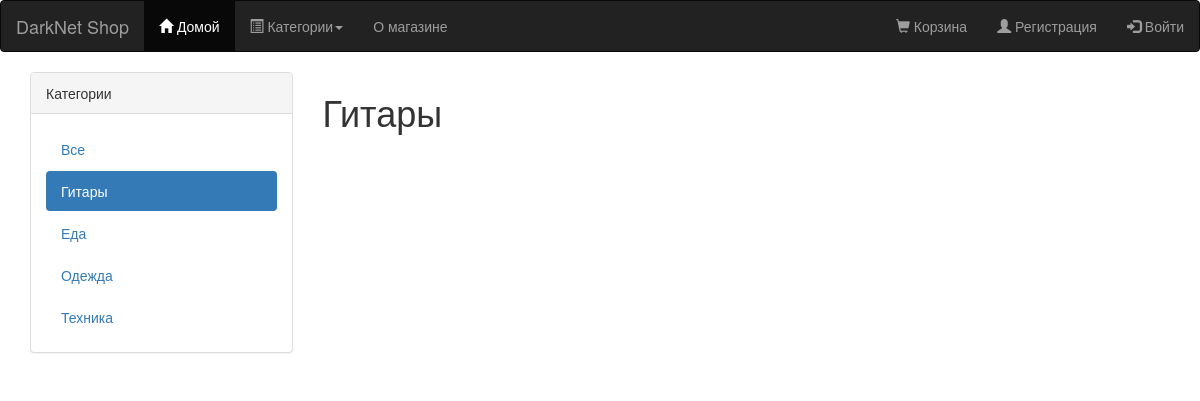
The app's page /gitary/, older data.
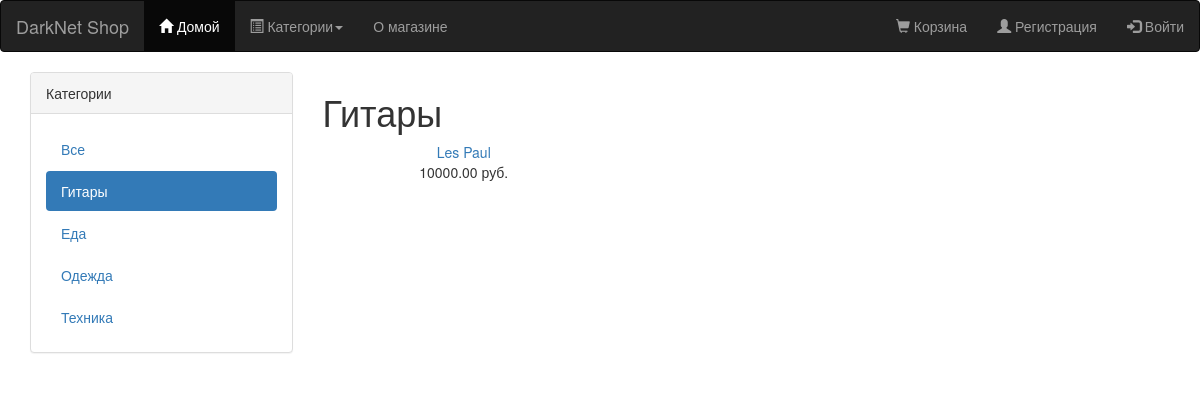
The same page, newer data.
### core_shop/models.py (models this page shows, shortened)
class Category(models.Model):
    name = models.CharField(max_length=50)
    slug = models.SlugField(max_length=50, unique=True, help_text='Уникальное значение для URL категории')
    description = models.TextField(max_length = 2000)
    is_active = models.BooleanField(default = True)
    created_at = models.DateTimeField(auto_now_add = True)
    updated_at = models.DateTimeField(auto_now = True)
    class Meta:
        db_table = 'categories'
        ordering = ['name']
        verbose_name = 'Категория'
        verbose_name_plural = 'Категории'
    def get_absolute_url(self):
        return reverse('core_shop:product_list_by_category', args=[self.slug])

class Product(models.Model):
    category = models.ForeignKey(Category, related_name='products', verbose_name="Категория")
    name = models.CharField(max_length=255, unique=True, verbose_name="Название")
    brand = models.CharField(max_length = 50, verbose_name="Производитель")
    slug = models.SlugField(max_length=255, unique=True, help_text='Уникальное значение для ULR продукта')
    description = models.TextField(blank=True, verbose_name="Описание")
    price = models.DecimalField(max_digits=10, decimal_places=2, verbose_name="Цена")
    count = models.PositiveIntegerField(verbose_name="Количество на складе")
    available = models.BooleanField(default=True, verbose_name="Доступен")
    created_at = models.DateTimeField(auto_now_add=True)
    updated_at = models.DateTimeField(auto_now=True)
    class Meta:
        db_table = 'products'
        ordering = ['name']
        index_together = [['id', 'slug']]
        verbose_name = "Продукт"
        verbose_name_plural = "Продукты"
    def get_absolute_url(self):
        return reverse('core_shop:product_detail', args=[self.id, self.slug])

### core_shop/views.py (the view)
# urls.py: url(r'^(?P<category_slug>[-\w]+)/$', views.product_list, name='product_list_by_category'),
def product_list(request, category_slug=None):
    category = None
    categories = Category.objects.all()
    products = Product.objects.filter(available=True)
    if category_slug:
        category = get_object_or_404(Category, slug=category_slug)
        products = products.filter(category=category)
    return render(request, 'shop/product/list.html', {
        'category': category, 'categories': categories, 'products': products})

### core_shop/templates/shop/product/list.html (shortened to what this page needs)
{% extends 'shop/base.html' %}
{% load static %}
{% block content %}
<div class="row">
<div class="col-sm-3">
	<div class="panel panel-default">
		<div class="panel-heading">Категории</div>
		<div class="panel-body">
			<ul class = "nav nav-pills nav-stacked">
				<li {% if not category %} class="active" {% endif %}>
				<a href="{% url "core_shop:product_list" %}">Все</a>
				</li>
				{% for cat in categories %}
				<li {% if category.slug == cat.slug %} class="active" {% endif %}>
				<a href="{{ cat.get_absolute_url }}">{{ cat.name }}</a>
				</li>
				{% endfor %}
			</ul>
		</div>
	</div>
</div>
<div class="col-sm-9">
    <h1>{% if category %}{{ category.name }}{% else %}Товары{% endif %}</h1>
    <div class="items_row">
        {% for product in products %}
            <div class="item col-sm-4">
                <a href="{{ product.get_absolute_url }}">{{ product.name }}</a><br>
                {{ product.price }} руб.
            </div>
        {% endfor %}
    </div>
</div>
</div>
{% endblock %}

Row changes from the older to the newer data that the page shows:
now on this page (row edited): Product: name "Les Paul", price "10000.00"
